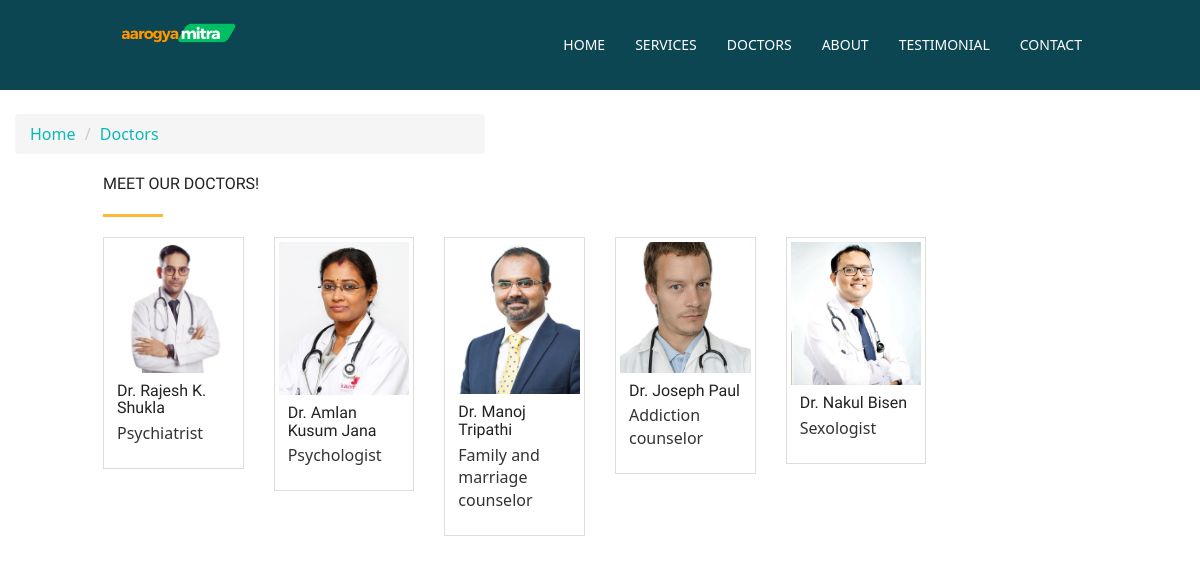
/doctor/, run on an earlier commit of the app's database.
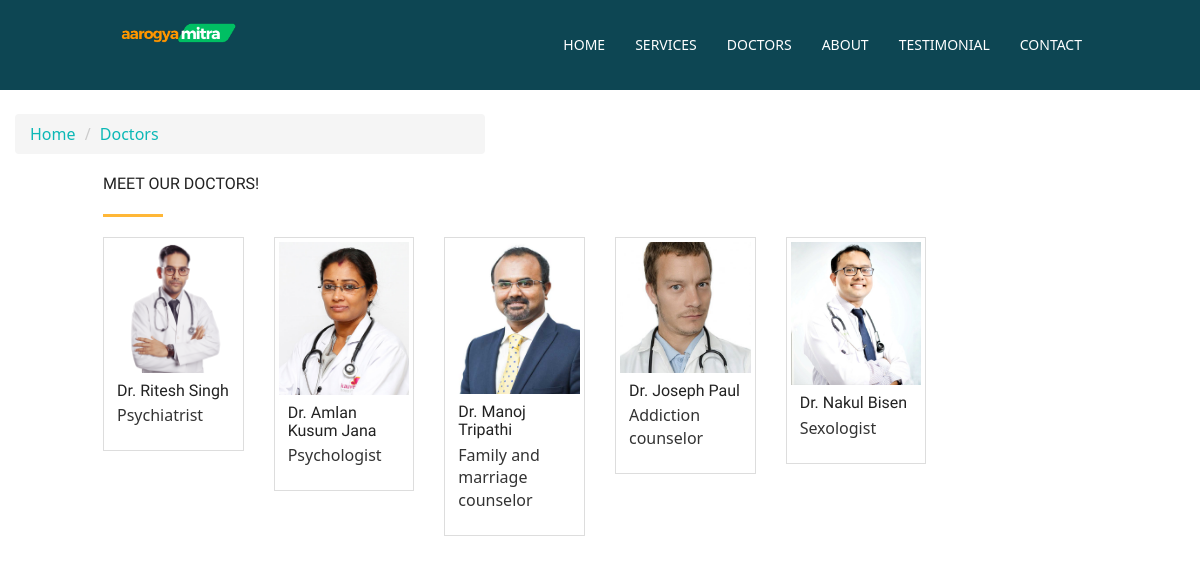
And on a later commit of the database.
### hospital/models.py (models this page shows, shortened)
class Doctor(models.Model):
    name = models.CharField(max_length=120)
    speciality = models.CharField(max_length=120)
    picture = models.ImageField(upload_to="doctors/")
    experience = models.TextField()
    twitter = models.CharField(max_length=120, blank=True, null=True)
    facebook = models.CharField(max_length=120, blank=True, null=True)
    instagram = models.CharField(max_length=120, blank=True, null=True)

### hospital/views.py (the view)
# urls.py: path('doctor/', views.DoctorListView.as_view(), name='doctor_team'),
class DoctorListView(ListView):
    queryset = Doctor.objects.all()
    template_name = 'doctor-team.html'

### hospital/context_processors.py (called while the page is built)
def context_data(request):
    testimonial = Testimonial.objects.all()
    doctors = Doctor.objects.all()
    context = {
        'object_list': doctors,
        'testimonial_list': testimonial,
    }
    return context

### templates/doctor-team.html (shortened to what this page needs)
{% extends 'nav.html' %}
{% load static %}
{% block maincontent %}
<br>
  <div class="col-md-5">
    <ol class="breadcrumb">
      <li><a class="text-primary" href="{% url 'hospital' %}">Home</a></li>
      <li class="text-primary">Doctors</li>
    </ol>
  </div>
  <section id="doctor-team" class="section-padding">
    <div class="container">
      <div class="row">
        <div class="col-md-12">
          <h2 class="ser-title">Meet Our Doctors!</h2>
          <hr class="botm-line">
        </div>
        {% for doctor in object_list %}
        <div class="col-md-2 col-sm-2 col-xs-6">
          <div class="thumbnail">
            <img src="{{ doctor.picture.url }}" alt="{{ doctor.name }}" class="team-img">
            <div class="caption">
              <h3>Dr. {{ doctor.name }}</h3>
              <p>{{ doctor.speciality}}</p>
            </div>
          </div>
        </div>
        {% endfor %}
      </div>
    </div>
  </section>
{% endblock maincontent %}

### templates/nav.html (shortened to what this page needs)
<!DOCTYPE html>
<html lang="en">
{% load static %}
<head>
  {% include '_css.html' %}
</head>
<body id="myPage" data-spy="scroll" data-target=".navbar" data-offset="60">
  <section id="bannerr" class="banner">
    <div class="bg-colorr">
      <nav class="navbar navbar-default navbar-fixed-top">
        <div class="container">
          <div class="col-md-12">
            <div class="navbar-header">
              <a class="navbar-brand" href="#"><img src="{% static 'img/logo.png' %}" class="img-responsive" style="width: 140px; margin-top: -16px;"></a>
            </div>
            <div class="collapse navbar-collapse navbar-right" id="myNavbar">
              <ul class="nav navbar-nav">
                <li class=""><a href="{% url 'hospital' %}">Home</a></li>
                <li class=""><a href="#service">Services</a></li>
                <li class=""><a href="{% url 'doctor_team' %}">Doctors</a></li>
                <li class=""><a href="">About</a></li>
                <li class=""><a href="#testimonial">Testimonial</a></li>
                <li class=""><a href="{% url 'contact' %}">Contact</a></li>
              </ul>
            </div>
          </div>
        </div>
      </nav>
      </div>
  </section>
    {% block maincontent %}
    {% endblock maincontent %}
</body>
</html>

### templates/_css.html (shortened to what this page needs)
{% load static %}
<link rel="stylesheet" type="text/css" href="{% static 'css/font-awesome.min.css' %}">
<link rel="stylesheet" type="text/css" href="{% static 'css/bootstrap.min.css' %}">
<link rel="stylesheet" type="text/css" href="{% static 'css/style.css' %}">
<link href="https://unpkg.com/tailwindcss@^2/dist/tailwind.min.css" rel="stylesheet">

### templates/_js.html (shortened to what this page needs)
{% load static %}

### static/css/style.css (style rules this page uses)
body { font-family: 'Open Sans', sans-serif; line-height: 20px; color: #999999; font-size: 300; font-size: 16px; }
ol, ul { list-style: none; }
h1, h2, h3, h4, h5, h6 { font-family: 'Raleway', sans-serif; font-weight: 600; color: #222222; }
a, a:hover, a:focus, a:active { outline: none; }
.section-padding { padding: 60px 0px; }
h2 { line-height: 20px; margin: 0; font-size: 28px; font-weight: 700; text-transform: uppercase; }
hr.botm-line { height: 3px; width: 60px; background: #ffb737; position: relative; border: 0; margin: 20px 0 20px 0; }
.navbar { margin-bottom: 0px; border: 0px; }
.navbar { border-radius: 0px; }
.navbar-default { background-color: #fff; padding: 20px 0; transition: all 0.3s; }
.navbar-default { background-color: transparent; border: 0px; }
.navbar-brand { font-family: 'Chewy', cursive; font-size: 32px; }
.navbar-brand img { padding-top: 2px; width: 120px !important; }
.navbar-default .navbar-brand, .navbar-default .navbar-brand:hover, .navbar-default .navbar-brand:focus { color: #EA6045; }
.navbar-default .navbar-nav > li > a { color: #fff; text-transform: uppercase; font-size: 14px; font-weight: 300; }
#bannerr { background: url('../img/bg-banner.jpg') no-repeat fixed; background-size: cover; min-height: 65px; position: relative; object-position: 50% 50%; }
.bg-colorr { background-color: RGBA(13, 70, 83, 1); min-height: 90px; }
.thumbnail { border-radius: 0px; }
.caption h3 { padding-bottom: 5px; }
.caption p { padding-bottom: 10px; }
.text-primary { color: #0cb8b6; }

What changed in the data, as far as the page shows it:
changed Doctor "Psychiatrist": name "Rajesh K. Shukla" → "Ritesh Singh"
